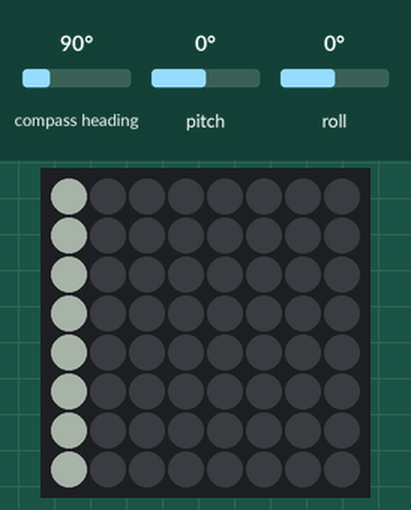
This program was run on a simulated Raspberry Pi (BCM pin numbers) with a Sense HAT. Parts: the Sense HAT's 8×8 RGB LED matrix. The inputs (shaded band) are chosen by the test bench; at power-on: compass heading 90°, pitch 0°, roll 0°. Dim RGB values are drawn brighter than linear; the Sense HAT reports a negative pitch or roll as 360° plus the angle; what the program prints to the terminal is not drawn.

Above: at 1.2 s.
1.3 s: compass heading set to 7°
Timing chart, 0 to 1.8 s (numbered marks = the images above; inputs shaded):
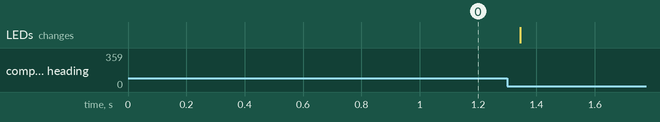

The program:

orient.py
```python
from sense_hat import SenseHat
s = SenseHat()


while(True):
	o = s.get_orientation()
	pitch = int(o['yaw'])
	for i in range(0,8):
		print(pitch)
	for i in range(0,8):
		s.set_pixel(0,i,[int(pitch/1.42),int(pitch/1.42),int(pitch/1.42)])
```
